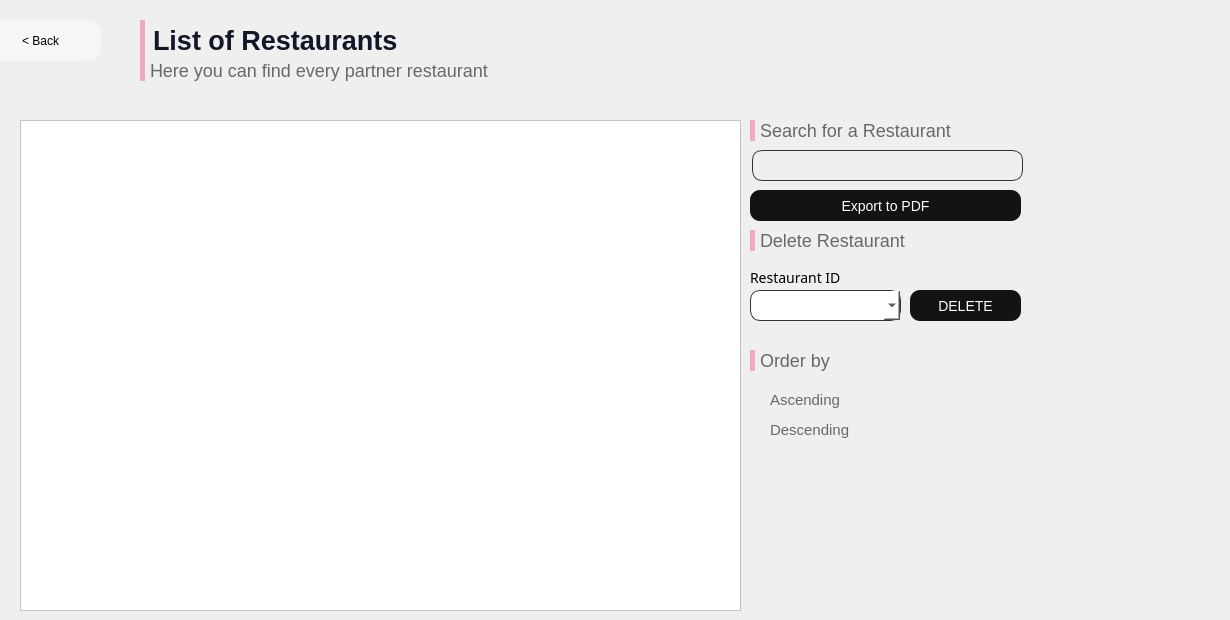
      <widget class="QWidget" name="page_17">
       <widget class="QLabel" name="label_108">
        <property name="geometry">
         <rect>
          <x>750</x>
          <y>120</y>
          <width>441</width>
          <height>21</height>
         </rect>
        </property>
        <property name="styleSheet">
         <string notr="true">font-family: 'Poppins';
font-style: normal;
background:rgba(0,0,0,0);
font-weight: 275;
font-size: 18px;
color: rgb(104,104,104);
border-left: 5px solid rgb(237,172,195);
padding-left: 1px;

</string>
        </property>
        <property name="text">
         <string>Search for a Restaurant</string>
        </property>
       </widget>
       <widget class="QPushButton" name="del_rest">
        <property name="geometry">
         <rect>
          <x>910</x>
          <y>290</y>
          <width>111</width>
          <height>31</height>
         </rect>
        </property>
        <property name="cursor">
         <cursorShape>PointingHandCursor</cursorShape>
        </property>
        <property name="styleSheet">
         <string notr="true">QPushButton{
border-radius: 10px; 
font-family: 'Poppins';
font-style: normal;
font-weight: 400;
font-size: 14px;
background:rgb(19,19,19);
color:white;
}
QPushButton:hover{
background:rgb(129, 129, 129);
}

</string>
        </property>
        <property name="text">
         <string>DELETE</string>
        </property>
       </widget>
       <widget class="QLineEdit" name="lineEdit_rechercheem_2">
        <property name="geometry">
         <rect>
          <x>752</x>
          <y>150</y>
          <width>271</width>
          <height>31</height>
         </rect>
        </property>
        <property name="styleSheet">
         <string notr="true">background-color: white; border-radius: 10px; 
background:rgba(0,0,0,0);
border: 1px solid rgb(50,50,50);
padding-left:5px;</string>
        </property>
       </widget>
       <widget class="QLabel" name="label_109">
        <property name="geometry">
         <rect>
          <x>750</x>
          <y>230</y>
          <width>471</width>
          <height>21</height>
         </rect>
        </property>
        <property name="styleSheet">
         <string notr="true">font-family: 'Poppins';
font-style: normal;
background:rgba(0,0,0,0);
font-weight: 275;
font-size: 18px;
color: rgb(104,104,104);
border-left: 5px solid rgb(237,172,195);
padding-left: 1px;

</string>
        </property>
        <property name="text">
         <string>Delete Restaurant</string>
        </property>
       </widget>
       <widget class="QRadioButton" name="asc">
        <property name="geometry">
         <rect>
          <x>750</x>
          <y>390</y>
          <width>111</width>
          <height>20</height>
         </rect>
        </property>
        <property name="styleSheet">
         <string notr="true">font-family: 'Poppins';
font-style: normal;
background:rgba(0,0,0,0);
font-weight: 275;
font-size: 15px;
color: rgb(104,104,104);</string>
        </property>
        <property name="text">
         <string>Ascending </string>
        </property>
       </widget>
       <widget class="QTableView" name="tableView_rest">
        <property name="geometry">
         <rect>
          <x>20</x>
          <y>120</y>
          <width>721</width>
          <height>491</height>
         </rect>
        </property>
        <property name="styleSheet">
         <string notr="true">

QTableView {
    background-color: white;
    
    selection-background-color: #3498DB;
    selection-color: white;
    color: #34495E;

}

QHeaderView::section {
    background-color: rgb(237,172,195);;
    border: none;
    padding: 8px;
    font-weight: bold;
    color: #34495E;
}

QTableView::item:selected {
    background-color: #3498DB;
    color: white;
}

QTableView::item {
    padding: 8px;
}

QTableView::horizontalHeader {
    background-color: #EAEAEA;
    border: none;
    height: 40px;
}

QTableView::horizontalHeader::section {
    border: none;
    color: #34495E;
    font-weight: bold;
    text-align: left;
    padding: 8px;
    height: 40px;
}

QTableView::verticalHeader {
    background-color: #EAEAEA;
    border: none;
    width: 40px;
}

QTableView::verticalHeader::section {
    border: none;
    color: #34495E;
    font-weight: bold;
    text-align: center;
    padding: 8px;
    width: 40px;
}</string>
        </property>
       </widget>
       <widget class="QRadioButton" name="dec">
        <property name="geometry">
         <rect>
          <x>750</x>
          <y>420</y>
          <width>111</width>
          <height>20</height>
         </rect>
        </property>
        <property name="styleSheet">
         <string notr="true">font-family: 'Poppins';
font-style: normal;
background:rgba(0,0,0,0);
font-weight: 275;
font-size: 15px;
color: rgb(104,104,104);</string>
        </property>
        <property name="text">
         <string>Descending</string>
        </property>
       </widget>
       <widget class="QLabel" name="label_110">
        <property name="geometry">
         <rect>
          <x>140</x>
          <y>60</y>
          <width>471</width>
          <height>21</height>
         </rect>
        </property>
        <property name="styleSheet">
         <string notr="true">font-family: 'Poppins';
font-style: normal;
background:rgba(0,0,0,0);
font-weight: 275;
font-size: 18px;
color: rgb(104,104,104);
border-left: 5px solid rgb(237,172,195);
padding-left: 1px;

</string>
        </property>
        <property name="text">
         <string>Here you can find every partner restaurant</string>
        </property>
       </widget>
       <widget class="QLabel" name="label_111">
        <property name="geometry">
         <rect>
          <x>140</x>
          <y>20</y>
          <width>371</width>
          <height>41</height>
         </rect>
        </property>
        <property name="styleSheet">
         <string notr="true">font-family: 'Poppins';
font-style: normal;
background:rgba(0,0,0,0);
font-weight: 600;
font-size: 27px;
color: rgb(18,23,40);
border-left: 5px solid rgb(237,172,195);
padding-left: 1px;

</string>
        </property>
        <property name="text">
         <string>List of Restaurants</string>
        </property>
       </widget>
       <widget class="QLabel" name="label_112">
        <property name="geometry">
         <rect>
          <x>750</x>
          <y>350</y>
          <width>471</width>
          <height>21</height>
         </rect>
        </property>
        <property name="styleSheet">
         <string notr="true">font-family: 'Poppins';
font-style: normal;
background:rgba(0,0,0,0);
font-weight: 275;
font-size: 18px;
color: rgb(104,104,104);
border-left: 5px solid rgb(237,172,195);
padding-left: 1px;

</string>
        </property>
        <property name="text">
         <string>Order by</string>
        </property>
       </widget>
       <widget class="QPushButton" name="pdf_r">
        <property name="geometry">
         <rect>
          <x>750</x>
          <y>190</y>
          <width>271</width>
          <height>31</height>
         </rect>
        </property>
        <property name="styleSheet">
         <string notr="true">QPushButton{
border-radius: 10px; 
font-family: 'Poppins';
font-style: normal;
font-weight: 400;
font-size: 14px;
background:rgb(19,19,19);
color:white;
}
QPushButton:hover{
background:rgb(129, 129, 129);
}

</string>
        </property>
        <property name="text">
         <string>Export to PDF</string>
        </property>
       </widget>
       <widget class="QLabel" name="label_113">
        <property name="geometry">
         <rect>
          <x>750</x>
          <y>270</y>
          <width>111</width>
          <height>16</height>
         </rect>
        </property>
        <property name="styleSheet">
         <string notr="true">font-family:Poppins;
font-weight:400;
font-size:14px;</string>
        </property>
        <property name="text">
         <string>Restaurant ID</string>
        </property>
       </widget>
       <widget class="QComboBox" name="comboBox_rest">
        <property name="geometry">
         <rect>
          <x>750</x>
          <y>290</y>
          <width>151</width>
          <height>31</height>
         </rect>
        </property>
        <property name="styleSheet">
         <string notr="true">background-color: white; border-radius: 10px; 

border: 1px solid rgb(50,50,50);</string>
        </property>
       </widget>
       <widget class="QPushButton" name="pushButton_28">
        <property name="geometry">
         <rect>
          <x>-20</x>
          <y>20</y>
          <width>121</width>
          <height>41</height>
         </rect>
        </property>
        <property name="cursor">
         <cursorShape>PointingHandCursor</cursorShape>
        </property>
        <property name="styleSheet">
         <string notr="true">QPushButton{
background-color:rgb(246, 246, 246);
border:0;
color:black;
	font: 75 15pt &quot;Poppins&quot;;
font-weight:275;
border-radius:15px;
}</string>
        </property>
        <property name="text">
         <string>&lt; Back</string>
        </property>
       </widget>
      </widget>
